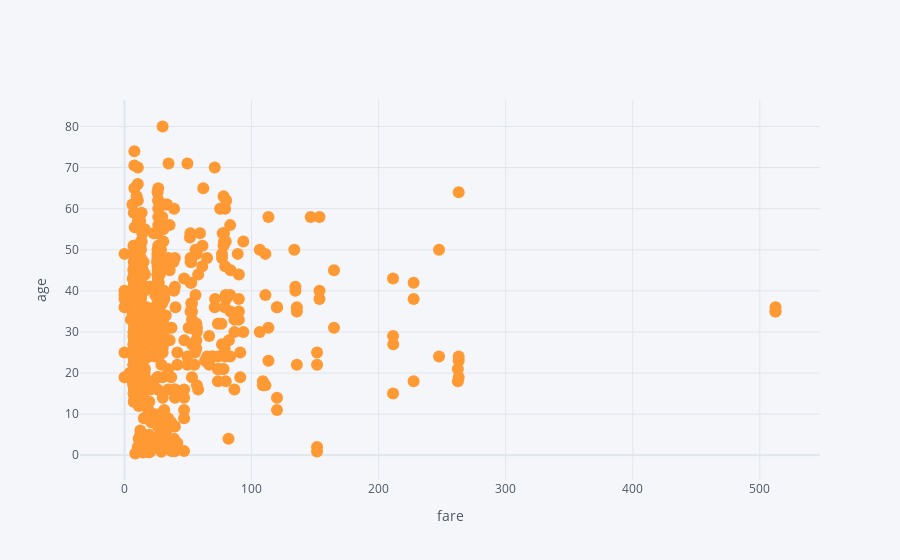

Notebook cell for this chart:
### Code cell
df2.iplot(x = 'fare' , y = 'age',kind = 'scatter' ,mode = 'markers',xTitle= 'fare' , yTitle = 'age')

### Figure 1 — Plotly figure (JSON) as saved in the notebook; plotly's stock layout.template omitted (floating-point values rounded to 4 significant figures; data arrays with more than 128 entries replaced by an {"elided": "..."} marker saying what was removed)
{"data": [{"line": {"color": "rgba(255, 153, 51, 1.0)", "dash": "solid", "shape": "linear", "width": 1.3}, "marker": {"size": 12, "symbol": "circle"}, "mode": "markers", "name": "age", "text": "", "type": "scatter", "x": {"elided": "891 float values"}, "y": {"elided": "891 mixed values"}}], "layout": {"legend": {"bgcolor": "#F5F6F9", "font": {"color": "#4D5663"}}, "paper_bgcolor": "#F5F6F9", "plot_bgcolor": "#F5F6F9", "title": {"font": {"color": "#4D5663"}}, "xaxis": {"gridcolor": "#E1E5ED", "showgrid": true, "tickfont": {"color": "#4D5663"}, "title": {"font": {"color": "#4D5663"}, "text": "fare"}, "zerolinecolor": "#E1E5ED"}, "yaxis": {"gridcolor": "#E1E5ED", "showgrid": true, "tickfont": {"color": "#4D5663"}, "title": {"font": {"color": "#4D5663"}, "text": "age"}, "zerolinecolor": "#E1E5ED"}}}
